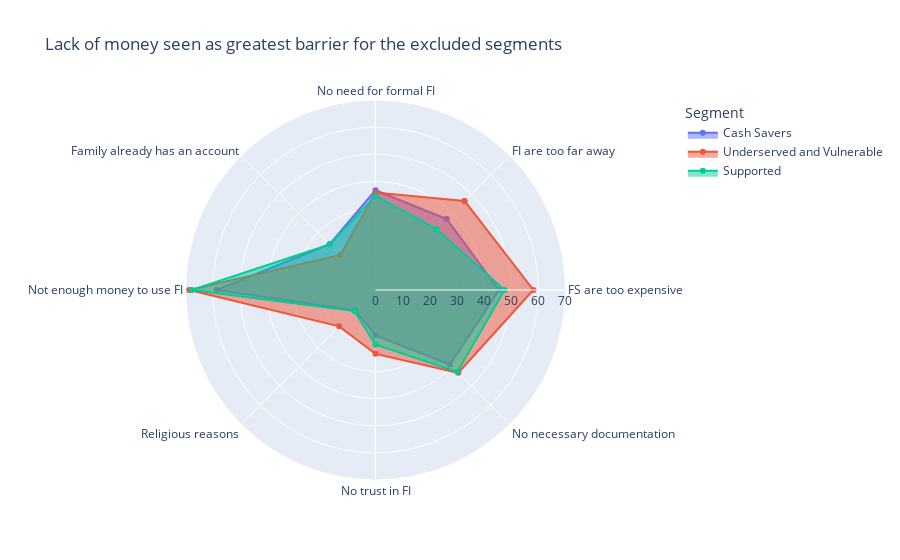

Notebook code for this chart:
### Code cell
# Set figure size
plt.figure(figsize=(6,3)  , dpi=200)

fig = px.line_polar(reasons, r = 'value', theta = 'variable', color = 'Segment', line_close = True,
                    line_shape = 'linear', #or spline
                    hover_name = 'Segment',
                    markers = True,
                    direction = 'clockwise',
                    start_angle = 45,
                    title = "Lack of money seen as greatest barrier for the excluded segments"
                                       )
fig.update_traces(fill = 'toself')


fig.show()

### Figure 1 — Plotly figure (JSON) as saved in the notebook; plotly's stock layout.template omitted (floating-point values rounded to 4 significant figures)
{"data": [{"fill": "toself", "hovertemplate": "<b>%{hovertext}</b><br><br>Segment=Cash Savers<br>value=%{r}<br>variable=%{theta}<extra></extra>", "hovertext": ["Cash Savers", "Cash Savers", "Cash Savers", "Cash Savers", "Cash Savers", "Cash Savers", "Cash Savers", "Cash Savers", "Cash Savers"], "legendgroup": "Cash Savers", "line": {"color": "#636efa", "dash": "solid", "shape": "linear"}, "marker": {"symbol": "circle"}, "mode": "lines+markers", "name": "Cash Savers", "r": [37.02, 45.5, 38.82, 16.71, 10.54, 58.61, 23.91, 36.76, 37.02], "showlegend": true, "subplot": "polar", "theta": ["FI are too far away", "FS are too expensive", "No necessary documentation", "No trust in FI", "Religious reasons", "Not enough money to use FI", "Family already has an account", "No need for formal FI", "FI are too far away"], "type": "scatterpolar"}, {"fill": "toself", "hovertemplate": "<b>%{hovertext}</b><br><br>Segment=Underserved and Vulnerable<br>value=%{r}<br>variable=%{theta}<extra></extra>", "hovertext": ["Underserved and Vulnerable", "Underserved and Vulnerable", "Underserved and Vulnerable", "Underserved and Vulnerable", "Underserved and Vulnerable", "Underserved and Vulnerable", "Underserved and Vulnerable", "Underserved and Vulnerable", "Underserved and Vulnerable"], "legendgroup": "Underserved and Vulnerable", "line": {"color": "#EF553B", "dash": "solid", "shape": "linear"}, "marker": {"symbol": "circle"}, "mode": "lines+markers", "name": "Underserved and Vulnerable", "r": [46.41, 58.17, 43.14, 23.53, 18.95, 68.63, 18.3, 35.95, 46.41], "showlegend": true, "subplot": "polar", "theta": ["FI are too far away", "FS are too expensive", "No necessary documentation", "No trust in FI", "Religious reasons", "Not enough money to use FI", "Family already has an account", "No need for formal FI", "FI are too far away"], "type": "scatterpolar"}, {"fill": "toself", "hovertemplate": "<b>%{hovertext}</b><br><br>Segment=Supported<br>value=%{r}<br>variable=%{theta}<extra></extra>", "hovertext": ["Supported", "Supported", "Supported", "Supported", "Supported", "Supported", "Supported", "Supported", "Supported"], "legendgroup": "Supported", "line": {"color": "#00cc96", "dash": "solid", "shape": "linear"}, "marker": {"symbol": "circle"}, "mode": "lines+markers", "name": "Supported", "r": [31.71, 47.56, 42.68, 20.12, 10.98, 67.68, 23.78, 34.76, 31.71], "showlegend": true, "subplot": "polar", "theta": ["FI are too far away", "FS are too expensive", "No necessary documentation", "No trust in FI", "Religious reasons", "Not enough money to use FI", "Family already has an account", "No need for formal FI", "FI are too far away"], "type": "scatterpolar"}], "layout": {"autosize": true, "legend": {"title": {"text": "Segment"}, "tracegroupgap": 0}, "polar": {"angularaxis": {"direction": "clockwise", "rotation": 45, "type": "category"}, "domain": {"x": [0, 1], "y": [0, 1]}, "radialaxis": {"autorange": true, "range": [0, 71.61], "type": "linear"}}, "title": {"text": "Lack of money seen as greatest barrier for the excluded segments"}}}
